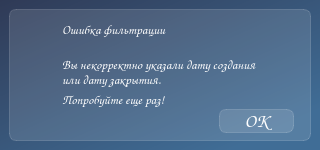
<?xml version="1.0" encoding="UTF-8"?>
<ui version="4.0">
 <class>MainWindow</class>
 <widget class="QMainWindow" name="MainWindow">
  <property name="geometry">
   <rect>
    <x>0</x>
    <y>0</y>
    <width>320</width>
    <height>150</height>
   </rect>
  </property>
  <property name="minimumSize">
   <size>
    <width>320</width>
    <height>150</height>
   </size>
  </property>
  <property name="maximumSize">
   <size>
    <width>320</width>
    <height>150</height>
   </size>
  </property>
  <property name="windowTitle">
   <string>Ошибка фильтрации</string>
  </property>
  <property name="styleSheet">
   <string notr="true">background-color: qlineargradient(spread:pad, x1:0, y1:0, x2:0.840909, y2:0.881, stop:0 rgba(47, 58, 86, 255), stop:1 rgba(64, 109, 150, 255));
font-family: Comic Sans MS;</string>
  </property>
  <widget class="QWidget" name="centralwidget">
   <layout class="QVBoxLayout" name="verticalLayout">
    <item>
     <widget class="QFrame" name="frame">
      <property name="styleSheet">
       <string notr="true">background-color: rgba(255,255,255, 30);
border: 1px solid rgba(255,255,255,40);
border-radius: 7px;</string>
      </property>
      <property name="frameShape">
       <enum>QFrame::StyledPanel</enum>
      </property>
      <property name="frameShadow">
       <enum>QFrame::Raised</enum>
      </property>
      <widget class="QPushButton" name="exit_btm">
       <property name="geometry">
        <rect>
         <x>210</x>
         <y>100</y>
         <width>75</width>
         <height>24</height>
        </rect>
       </property>
       <property name="styleSheet">
        <string notr="true">QPushButton {
color: white;
border-radius: 7px;
font-weight: bold;
font-size: 14pt;
}
QPushButton:hover{
color: rgb(141, 170, 255);
}
QPushButton:pressed{
background-color: rgdargba(255, 255, 255, 70);
}</string>
       </property>
       <property name="text">
        <string>OK</string>
       </property>
      </widget>
      <widget class="QLabel" name="label">
       <property name="geometry">
        <rect>
         <x>50</x>
         <y>10</y>
         <width>141</width>
         <height>20</height>
        </rect>
       </property>
       <property name="styleSheet">
        <string notr="true">color: white;
border-color: transparent;
background-color: transparent;
font-size: 10pt;</string>
       </property>
       <property name="text">
        <string>Ошибка фильтрации</string>
       </property>
      </widget>
      <widget class="QLabel" name="label_2">
       <property name="enabled">
        <bool>true</bool>
       </property>
       <property name="geometry">
        <rect>
         <x>50</x>
         <y>40</y>
         <width>251</width>
         <height>31</height>
        </rect>
       </property>
       <property name="toolTip">
        <string>&lt;html&gt;&lt;head/&gt;&lt;body&gt;&lt;p&gt;&lt;br/&gt;&lt;/p&gt;&lt;/body&gt;&lt;/html&gt;</string>
       </property>
       <property name="whatsThis">
        <string>&lt;html&gt;&lt;head/&gt;&lt;body&gt;&lt;p&gt;&lt;br/&gt;&lt;/p&gt;&lt;/body&gt;&lt;/html&gt;</string>
       </property>
       <property name="styleSheet">
        <string notr="true">color: white;
border-color: transparent;
background-color: transparent;
font-size: 10pt;</string>
       </property>
       <property name="text">
        <string>Вы некорректно указали дату создания</string>
       </property>
      </widget>
      <widget class="QLabel" name="label_3">
       <property name="geometry">
        <rect>
         <x>50</x>
         <y>60</y>
         <width>141</width>
         <height>21</height>
        </rect>
       </property>
       <property name="styleSheet">
        <string notr="true">color: white;
border-color: transparent;
background-color: transparent;
font-size: 10pt;</string>
       </property>
       <property name="text">
        <string>или дату закрытия.</string>
       </property>
      </widget>
      <widget class="QLabel" name="label_4">
       <property name="geometry">
        <rect>
         <x>0</x>
         <y>20</y>
         <width>51</width>
         <height>51</height>
        </rect>
       </property>
       <property name="styleSheet">
        <string notr="true">border-color: transparent;
background-color: transparent;</string>
       </property>
       <property name="text">
        <string/>
       </property>
       <property name="pixmap">
        <pixmap resource="res-rs.qrc">:/ico/resources/icons/close.png</pixmap>
       </property>
      </widget>
      <widget class="QLabel" name="label_5">
       <property name="geometry">
        <rect>
         <x>50</x>
         <y>80</y>
         <width>141</width>
         <height>20</height>
        </rect>
       </property>
       <property name="styleSheet">
        <string notr="true">color: white;
border-color: transparent;
background-color: transparent;
font-size: 10pt;</string>
       </property>
       <property name="text">
        <string>Попробуйте еще раз!</string>
       </property>
      </widget>
     </widget>
    </item>
   </layout>
  </widget>
 </widget>
 <resources>
  <include location="res-rs.qrc"/>
 </resources>
 <connections/>
</ui>
